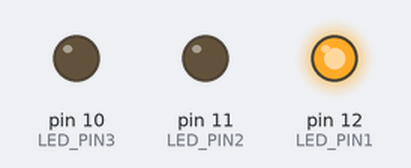
A sketch run on a simulated Arduino Uno, built with avr-gcc and run on an emulated ATmega328P. On the bench: output pins drawn as LEDs (lit = HIGH).

Above: at 0.2 s.
At 1.2 s:
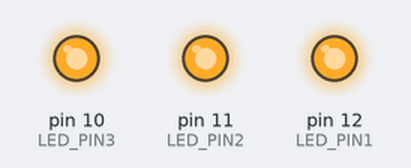
At 3.7 s:
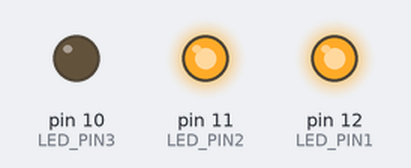
At 5.7 s:
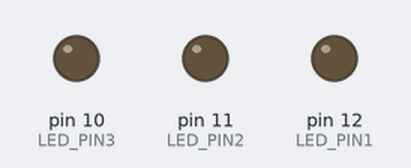
Timing chart, 0 to 6.9 s (numbered marks = the images above):
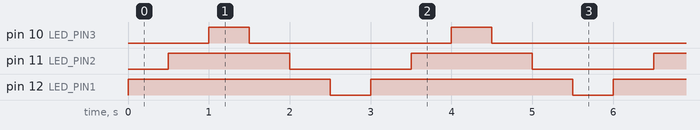

The sketch:

aruido_ledpin04.ino
```cpp
int LED_PIN1 = 12;
int LED_PIN2 = 11;
int LED_PIN3 = 10;


void setup() {
  pinMode(LED_PIN1, OUTPUT);  //habilita o pino 12 para saida digital (outpit)
  pinMode(LED_PIN2, OUTPUT);
  pinMode(LED_PIN3, OUTPUT);
}

void loop() {
  digitalWrite(LED_PIN1, HIGH);  //liga o LED
  delay(500);
  digitalWrite(LED_PIN2, HIGH);  //liga o LED
  delay(500);
  digitalWrite(LED_PIN3, HIGH);  //liga o LED
  delay(500);
  digitalWrite(LED_PIN3, LOW);  // desliga o LED
  delay(500);
  digitalWrite(LED_PIN2, LOW);  // desliga o LED
  delay(500);
  digitalWrite(LED_PIN1, LOW);  // desliga o LED
  delay(500);
}
```

Measured:
- by itself, pin 10 (LED_PIN3): alternates HIGH for 0.50 s and LOW for 2.5 s
- by itself, pin 11 (LED_PIN2): alternates HIGH for 1.5 s and LOW for 1.5 s
- by itself, pin 12 (LED_PIN1): alternates HIGH for 2.5 s and LOW for 0.50 s
